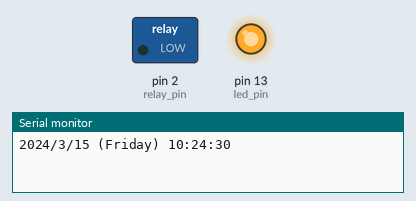
A sketch run on a simulated Arduino Uno, built with avr-gcc and run on an emulated ATmega328P. Parts: switched loads named in the sketch (green lamp = pin HIGH), output pins drawn as LEDs (lit = HIGH), the last lines printed to the serial monitor. The local clock reads 2024-03-15 10:24:30 at power-on unless the sketch sets it.

Above: at 0.1 s.
At 1.1 s:
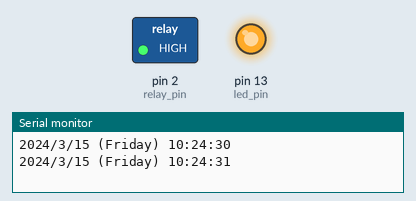
Timing chart, 0 to 2.6 s (numbered marks = the images above):
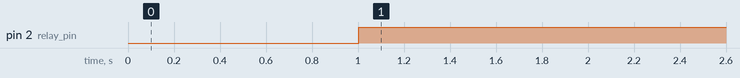

Measured:
- by itself, pin 2 (relay_pin): LOW → HIGH at 1.0 s

The sketch:

clock_relay_door_magnet.ino
```cpp
// Date and time functions using a DS1307 RTC connected via I2C and Wire lib
#include "RTClib.h"

RTC_DS1307 rtc;

char daysOfTheWeek[7][12] = {"Sunday", "Monday", "Tuesday", "Wednesday", "Thursday", "Friday", "Saturday"};

const int relay_pin = 2;
const int led_pin = 13;

struct myTimeStruct {
  int hour;
  int minute;
};

constexpr myTimeStruct start_relay_time = {7, 30};
constexpr myTimeStruct stop_relay_time = {16, 30};

#define DEBUG_ENABLED 0

void setup () {
  Serial.begin(57600);
  pinMode(relay_pin, OUTPUT);
  pinMode(led_pin, OUTPUT);
  digitalWrite(led_pin, HIGH);

#ifndef ESP8266
  while (!Serial); // wait for serial port to connect. Needed for native USB
#endif

  if (! rtc.begin()) {
    Serial.println("Couldn't find RTC");
    Serial.flush();
    while (1) delay(10);
  }

  if (! rtc.isrunning()) {
    Serial.println("RTC is NOT running, let's set the time!");
    // When time needs to be set on a new device, or after a power loss, the
    // following line sets the RTC to the date & time this sketch was compiled
    rtc.adjust(DateTime(F(__DATE__), F(__TIME__)));
    // This line sets the RTC with an explicit date & time, for example to set
    // January 21, 2014 at 3am you would call:
    // rtc.adjust(DateTime(2014, 1, 21, 3, 0, 0));
  }
  //Un comment the line below in case the time is not correct
  //rtc.adjust(DateTime(F(__DATE__), F(__TIME__)));
}


void loop () {
  DateTime now = rtc.now();

#ifdef DEBUG_ENABLED
  print_time(now);
#endif

  switch (now.hour()) {
    case start_relay_time.hour:
      if (now.minute() >= start_relay_time.minute) {
        enable_relay();
      } else {
        disable_relay();
      }
      break;
    case stop_relay_time.hour:
      if (now.minute() < stop_relay_time.minute) {
        enable_relay();
      } else {
        disable_relay();
      }
      break;
    default:
      if (now.hour() > start_relay_time.hour and now.hour() < stop_relay_time.hour) {
        enable_relay();
      } else {
        disable_relay();
      }
      break;
  }
}

void enable_relay() {
  // Relay is connected as active when Low
  digitalWrite(relay_pin, HIGH);
}

void disable_relay() {
  // Relay is connected as disactive when High
  digitalWrite(relay_pin, LOW);
}

void print_time(DateTime now) {
  Serial.print(now.year(), DEC);
  Serial.print('/');
  Serial.print(now.month(), DEC);
  Serial.print('/');
  Serial.print(now.day(), DEC);
  Serial.print(" (");
  Serial.print(daysOfTheWeek[now.dayOfTheWeek()]);
  Serial.print(") ");
  Serial.print(now.hour(), DEC);
  Serial.print(':');
  Serial.print(now.minute(), DEC);
  Serial.print(':');
  Serial.print(now.second(), DEC);
  Serial.println();
  delay(1000);
}
```
